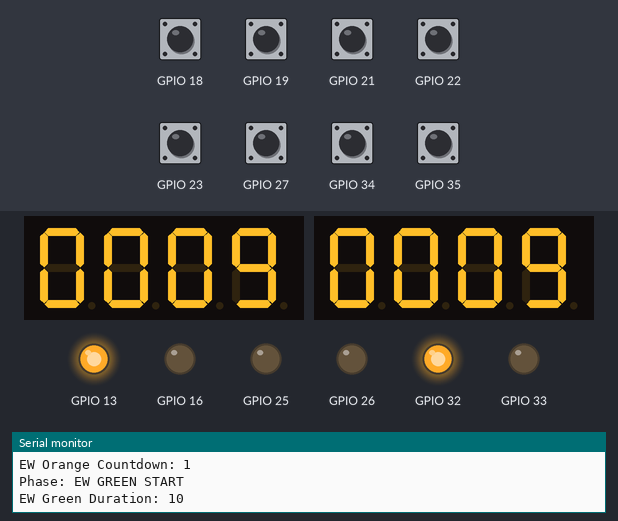
A program run on a simulated ESP32. Shown: 2 × 4-digit seven-segment display, output pins drawn as LEDs (lit = HIGH), the last lines printed to the serial monitor. The inputs (shaded band) are chosen by the test bench; at power-on: GPIO 18, GPIO 19, GPIO 21–23, GPIO 27, GPIO 34, GPIO 35 HIGH.

Above: at 9.7 s.
9.8 s: GPIO 21 pulled LOW for 0.15 s
At 19.1 s:
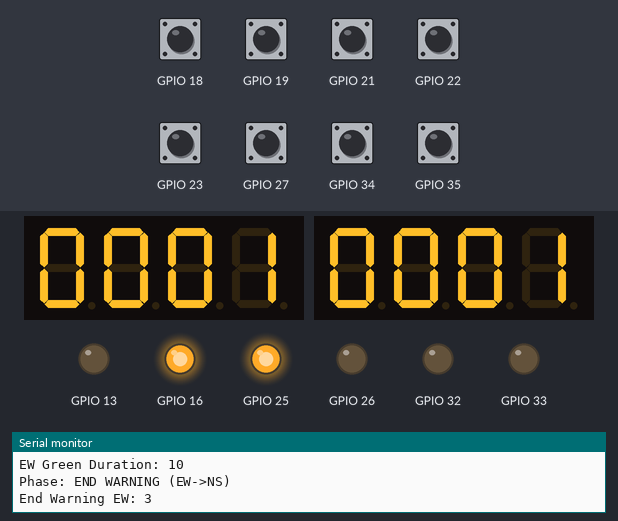
25.3 s: GPIO 23 pulled LOW for 0.15 s
At 33.0 s:
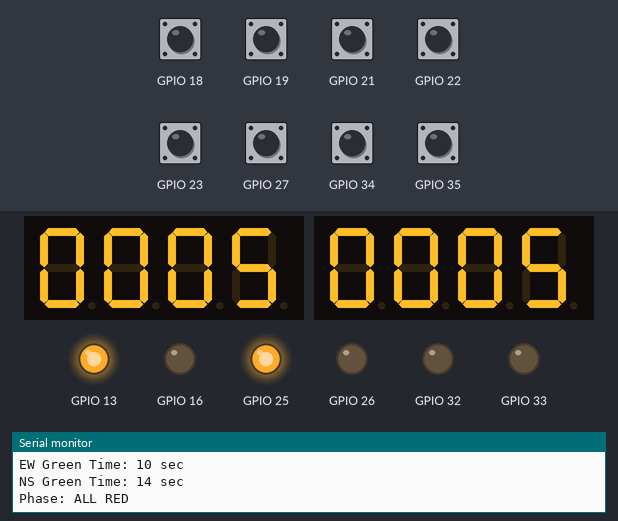
At 41.0 s:
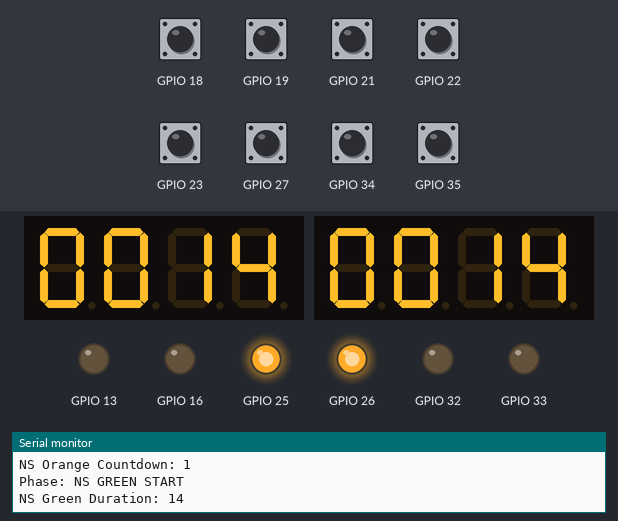
Timing chart, 0 to 42.5 s (numbered marks = the images above; inputs shaded):
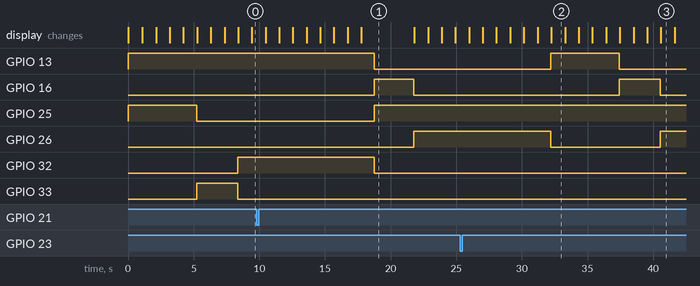

Measured:
- what the display in image 1 shows lasts 4.0 s, from 17.8 s to 21.8 s
- what the display in image 2 shows lasts 1.1 s, from 32.2 s to 33.3 s

The program:

main.cpp
```cpp
#include <Arduino.h>

#include "traffic_manager_app.h"

void setup()
{
    Serial.begin(115200);

    xTaskCreatePinnedToCore(traffic_manager_app, "traffic_manager_app", 8192, NULL, 1, &traffic_manager_app_handler, 1);
}

void loop()
{
}


/*
#include <Arduino.h>

#define IR_N1_PIN 22
#define IR_N2_PIN 23

int count_N1 = 0;
int count_N2 = 0;
int total_count_N = 0;

volatile unsigned long lastTrigger_N1 = 0;
volatile unsigned long lastTrigger_N2 = 0;

void IR_N1_ISR()
{
    unsigned long now = millis();

    // only count falling edge with time lock
    if (now - lastTrigger_N1 > 300)
    {
        if (digitalRead(IR_N1_PIN) == LOW)
        {
            count_N1++;
            lastTrigger_N1 = now;
        }
    }
}

void IR_N2_ISR()
{
    unsigned long now = millis();

    if (now - lastTrigger_N2 > 300)
    {
        if (digitalRead(IR_N2_PIN) == LOW)
        {
            count_N2++;
            lastTrigger_N2 = now;
        }
    }
}

void setup()
{
    Serial.begin(115200);

    pinMode(IR_N1_PIN, INPUT_PULLUP);
    pinMode(IR_N2_PIN, INPUT_PULLUP);

    attachInterrupt(IR_N1_PIN, IR_N1_ISR, FALLING);
    attachInterrupt(IR_N2_PIN, IR_N2_ISR, FALLING);
}

void loop()
{
    Serial.print("Count1: ");
    Serial.print(count_N1);
    Serial.print(" | Count2: ");
    Serial.print(count_N2);
    Serial.print(" | No. of vehicles in N: ");

    total_count_N = count_N2 - count_N1;
    if (total_count_N < 0)
    {
        total_count_N = 0;
    }

    Serial.println(total_count_N);
    delay(500);
}
*/

/*
#include <Arduino.h>
#include "IR_driver.h"

int total_count_N = 0;

void setup()
{
    Serial.begin(115200);

    IR_Init();
}

void loop()
{
    Serial.print("Count1: ");
    Serial.print(count_N1);

    Serial.print(" | Count2: ");
    Serial.print(count_N2);

    Serial.print(" | No. of vehicles in N: ");

    total_count_N = count_N2 - count_N1;

    if (total_count_N < 0)
    {
        total_count_N = 0;
    }

    Serial.println(total_count_N);

    delay(500);
}
*/
```
